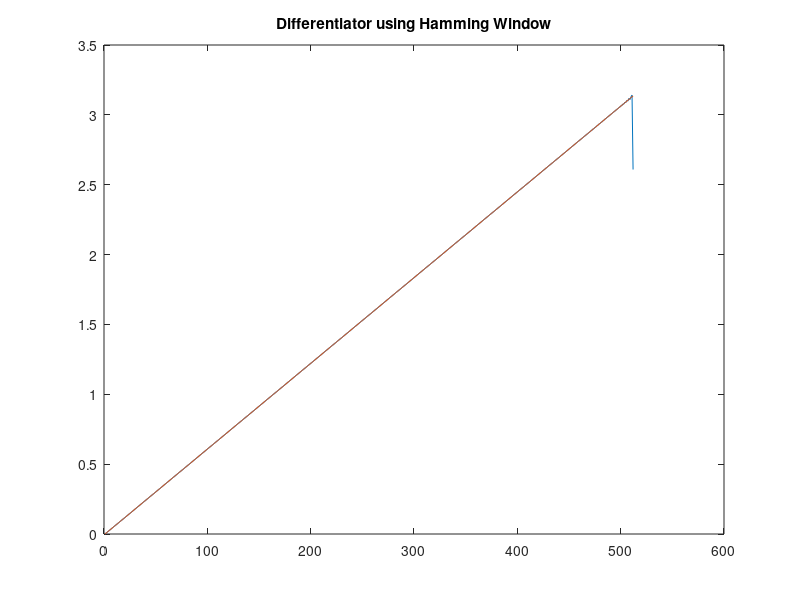

Write MATLAB code to recreate this figure.
clear all;
close all;
clc;

h = 0;
N = 999;
w = 0:pi/512:pi-pi/512;
for i = 1:N
  if i == (N+1)/2
    h(i) = 0
    continue;
  end
  h(i) = (cos(pi*(i-((N+1)/2)))/(i-((N+1)/2)))*(0.54 + 0.46*cos(2*pi*(i-((N+1)/2))/(N-1)))
 % h(i) = (cos(pi*(i-((N+1)/2)))/(i-((N+1)/2)));
 end
plot(abs(freqz(h)))
hold on;
plot(abs(j*w))
title('Differentiator using Hamming Window')